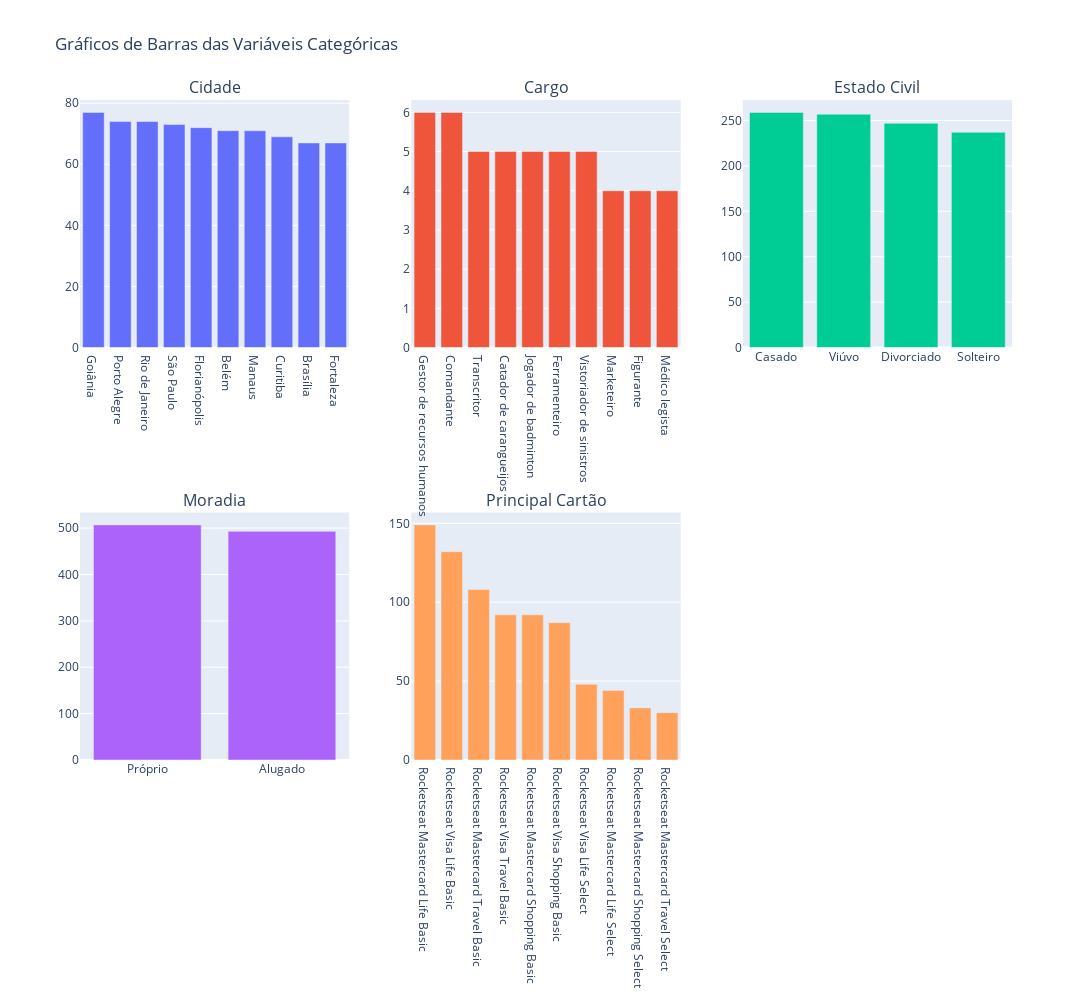

This figure's notebook cell:
### Markdown cell above
### Gráfico de barras para variáveis categóricas

### Code cell
# Número de colunas desejadas
num_cols = 3

# Calcular o número de linhas necessárias
num_rows = math.ceil(len(cat_vars) / num_cols)

# Criar subplots
fig = make_subplots(rows=num_rows, cols=num_cols, subplot_titles=cat_vars)

# Adicionar gráficos de barras para cada variável categórica
for i, var in enumerate(cat_vars):
    row = (i // num_cols) + 1
    col = (i % num_cols) + 1
    fig.add_trace(
        go.Bar(x=df_clientes[var].value_counts().index[:10],
               y=df_clientes[var].value_counts().values[:10],
               name=var),
        row=row, col=col
    )

# Atualizar layout
fig.update_layout(
    height=500*num_rows,
    width=1200,
    title_text="Gráficos de Barras das Variáveis Categóricas",
    showlegend=False
)

fig.show()

### Figure 1 — Plotly figure (JSON) as saved in the notebook; plotly's stock layout.template omitted (floating-point values rounded to 4 significant figures)
{"data": [{"name": "Cidade", "type": "bar", "x": ["Goiânia", "Porto Alegre", "Rio de Janeiro", "São Paulo", "Florianópolis", "Belém", "Manaus", "Curitiba", "Brasília", "Fortaleza"], "xaxis": "x", "y": [77, 74, 74, 73, 72, 71, 71, 69, 67, 67], "yaxis": "y"}, {"name": "Cargo", "type": "bar", "x": ["Gestor de recursos humanos", "Comandante", "Transcritor", "Catador de carangueijos", "Jogador de badminton", "Ferramenteiro", "Vistoriador de sinistros", "Marketeiro", "Figurante", "Médico legista"], "xaxis": "x2", "y": [6, 6, 5, 5, 5, 5, 5, 4, 4, 4], "yaxis": "y2"}, {"name": "Estado Civil", "type": "bar", "x": ["Casado", "Viúvo", "Divorciado", "Solteiro"], "xaxis": "x3", "y": [259, 257, 247, 237], "yaxis": "y3"}, {"name": "Moradia", "type": "bar", "x": ["Próprio", "Alugado"], "xaxis": "x4", "y": [507, 493], "yaxis": "y4"}, {"name": "Principal Cartão", "type": "bar", "x": ["Rocketseat Mastercard Life Basic", "Rocketseat Visa Life Basic", "Rocketseat Mastercard Travel Basic", "Rocketseat Visa Travel Basic", "Rocketseat Mastercard Shopping Basic", "Rocketseat Visa Shopping Basic", "Rocketseat Visa Life Select", "Rocketseat Mastercard Life Select", "Rocketseat Mastercard Shopping Select", "Rocketseat Mastercard Travel Select"], "xaxis": "x5", "y": [149, 132, 108, 92, 92, 87, 48, 44, 33, 30], "yaxis": "y5"}], "layout": {"annotations": [{"font": {"size": 16}, "showarrow": false, "text": "Cidade", "x": 0.1444, "xanchor": "center", "xref": "paper", "y": 1, "yanchor": "bottom", "yref": "paper"}, {"font": {"size": 16}, "showarrow": false, "text": "Cargo", "x": 0.5, "xanchor": "center", "xref": "paper", "y": 1, "yanchor": "bottom", "yref": "paper"}, {"font": {"size": 16}, "showarrow": false, "text": "Estado Civil", "x": 0.8556, "xanchor": "center", "xref": "paper", "y": 1, "yanchor": "bottom", "yref": "paper"}, {"font": {"size": 16}, "showarrow": false, "text": "Moradia", "x": 0.1444, "xanchor": "center", "xref": "paper", "y": 0.375, "yanchor": "bottom", "yref": "paper"}, {"font": {"size": 16}, "showarrow": false, "text": "Principal Cartão", "x": 0.5, "xanchor": "center", "xref": "paper", "y": 0.375, "yanchor": "bottom", "yref": "paper"}], "height": 1000, "showlegend": false, "title": {"text": "Gráficos de Barras das Variáveis Categóricas"}, "width": 1200, "xaxis": {"anchor": "y", "domain": [0, 0.2889]}, "xaxis2": {"anchor": "y2", "domain": [0.3556, 0.6444]}, "xaxis3": {"anchor": "y3", "domain": [0.7111, 1]}, "xaxis4": {"anchor": "y4", "domain": [0, 0.2889]}, "xaxis5": {"anchor": "y5", "domain": [0.3556, 0.6444]}, "xaxis6": {"anchor": "y6", "domain": [0.7111, 1]}, "yaxis": {"anchor": "x", "domain": [0.625, 1]}, "yaxis2": {"anchor": "x2", "domain": [0.625, 1]}, "yaxis3": {"anchor": "x3", "domain": [0.625, 1]}, "yaxis4": {"anchor": "x4", "domain": [0, 0.375]}, "yaxis5": {"anchor": "x5", "domain": [0, 0.375]}, "yaxis6": {"anchor": "x6", "domain": [0, 0.375]}}}
